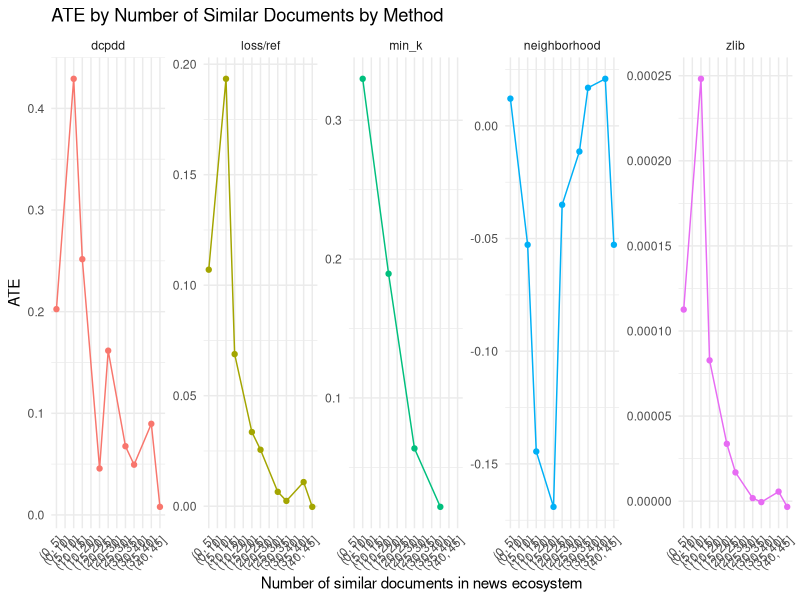
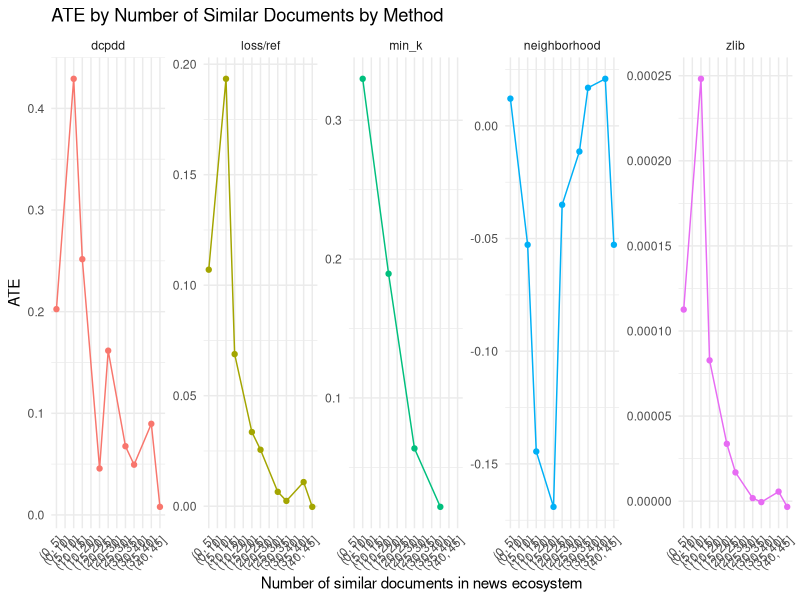

Generate these figures, in order, with R:
library(tidyverse)

# Read both files
loss <- read_csv("loss.csv") %>% mutate(method = if_else(method == "loss", "loss/ref", method))
min_k <- read_csv("min_k.csv")
dcpdd <- read_csv("dcpdd.csv")
neighborhood <- read_csv("neighborhood.csv")
zlib <- read_csv("zlib.csv")

# Combine
combined <- bind_rows(loss, min_k, dcpdd, neighborhood, zlib)

# Extract numeric lower bounds for ordering
combined <- combined %>%
  mutate(size_bin = factor(size_bin, levels = combined %>%
                             distinct(size_bin) %>%
                             mutate(bin_order = as.numeric(str_extract(size_bin, "(?<=\\()[0-9]+"))) %>%
                             arrange(bin_order) %>%
                             pull(size_bin)))

# Plot with 5 columns, 1 row
ggplot(combined, aes(x = size_bin, y = delta_mean, color = method, group = method)) +
  geom_line() +
  geom_point() +
  facet_wrap(~ method, nrow = 1, scales = "free_y") +
  labs(
    x = "Number of similar documents in news ecosystem", 
    y = "ATE",
    title = "ATE by Number of Similar Documents by Method"
  ) +
  theme_minimal() +
  theme(
    axis.text.x = element_text(angle = 45, hjust = 1),
    legend.position = "none"  # Remove legend since method is shown in facet titles
  )

ggsave("plots/bymethod_5col.pdf", width = 15, height = 4)  # Adjust width/height as needed
